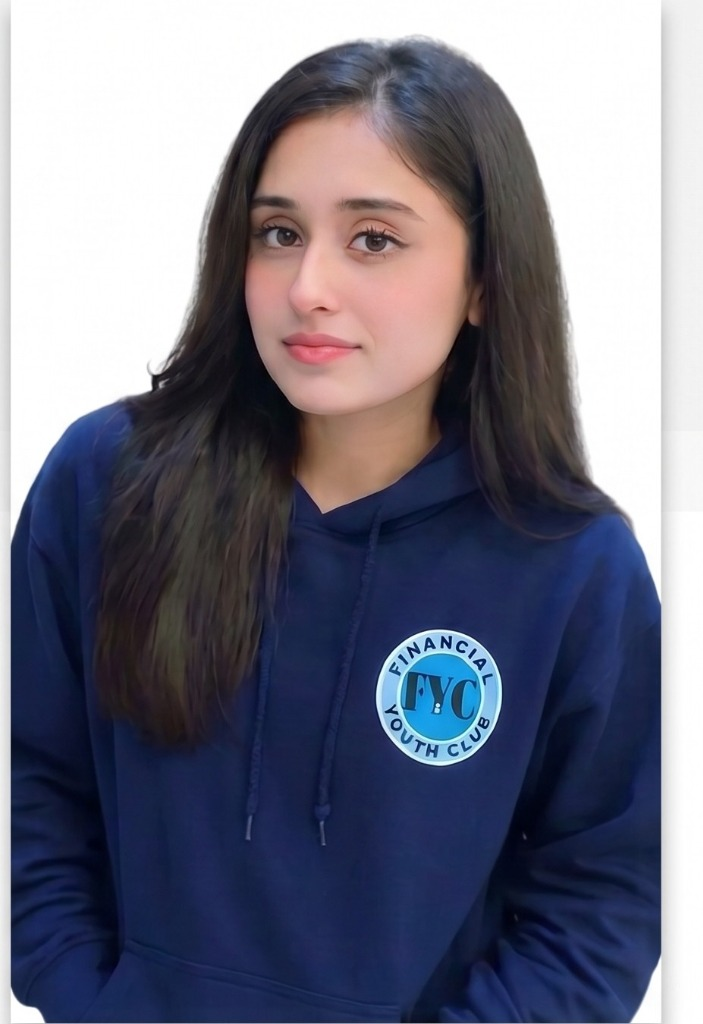
#> input picture frontend/public/images/founders/adan_shahzad.jpg, 703 x 1024 px, found by its file name
$ python make_cutout.py
#> lines starting #> are read from the running program, lines starting #| are printed output that depends on the picture; after the words box and inside, x2 and y2 are one past the last pixel; in counts of white or black regions, pixels touching at a corner belong together
from PIL import Image, ImageFilter, ImageOps
import numpy as np

img_path = r"c:\Users\malik  hassan\Desktop\FYC-WEB\frontend\public\images\founders\adan_shahzad.jpg"
output_path = r"c:\Users\malik  hassan\Desktop\FYC-WEB\frontend\public\images\founders\adan_shahzad_cutout.png"

img = Image.open(img_path).convert("RGBA")
arr = np.array(img, dtype=np.float32)

r, g, b = arr[:,:,0], arr[:,:,1], arr[:,:,2]
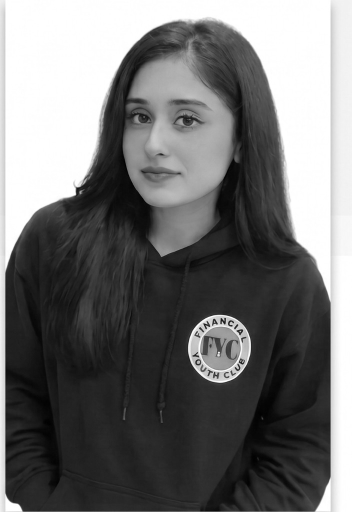
#> g: shape (1024, 703) float32 (shown at 1/2 size); min 0, max 255, mean 113.4
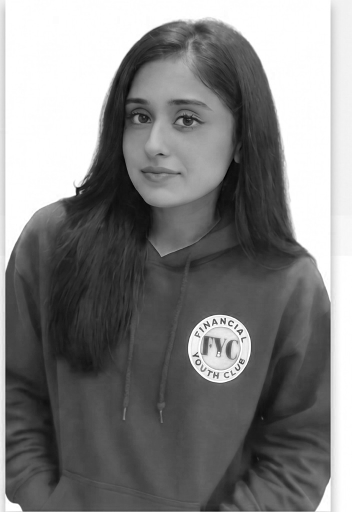
#> b: shape (1024, 703) float32 (shown at 1/2 size); min 0, max 255, mean 129.3

# Compute background likelihood: background in this studio portrait is light neutral gray/white (r,g,b > 180 and r,g,b within 25 of each other)
bg_mask = (r > 175) & (g > 175) & (b > 175) & (np.abs(r - g) < 30) & (np.abs(g - b) < 30)
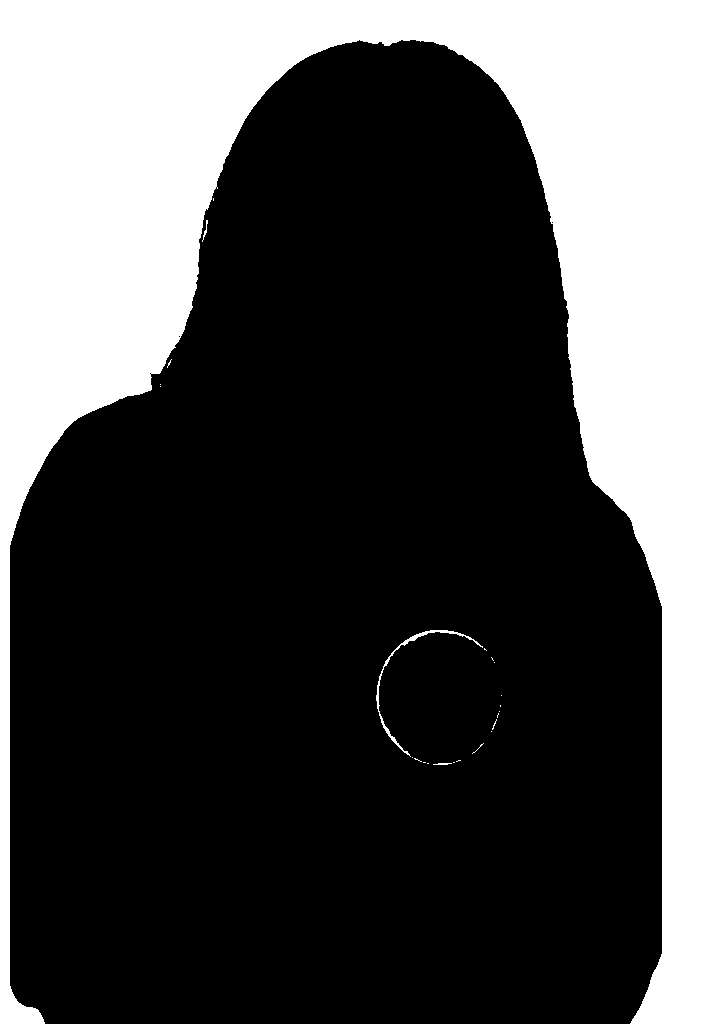
#> bg_mask: shape (1024, 703) bool; 29.7% white; 24 white regions (20 under 20 px), largest, box (x1, y1, x2, y2) and area: (0, 0, 703, 1024) 213209, (376, 630, 483, 757) 524, (202, 220, 208, 242) 35, (433, 763, 452, 765) 29

# Also upper left and upper right background regions
h, w, _ = arr.shape
y_coords, x_coords = np.ogrid[:h, :w]

# Soft transition alpha
alpha = np.ones((h, w), dtype=np.float32) * 255.0

# Where bg_mask is true, calculate smooth falloff
lightness = (r + g + b) / 3.0
bg_score = np.clip((lightness - 165.0) / 45.0, 0.0, 1.0)

# Protect subject skin tones (r > g > b, r > 160)
skin_mask = (r > 150) & (g > 100) & (b > 80) & (r > g) & (g > b)
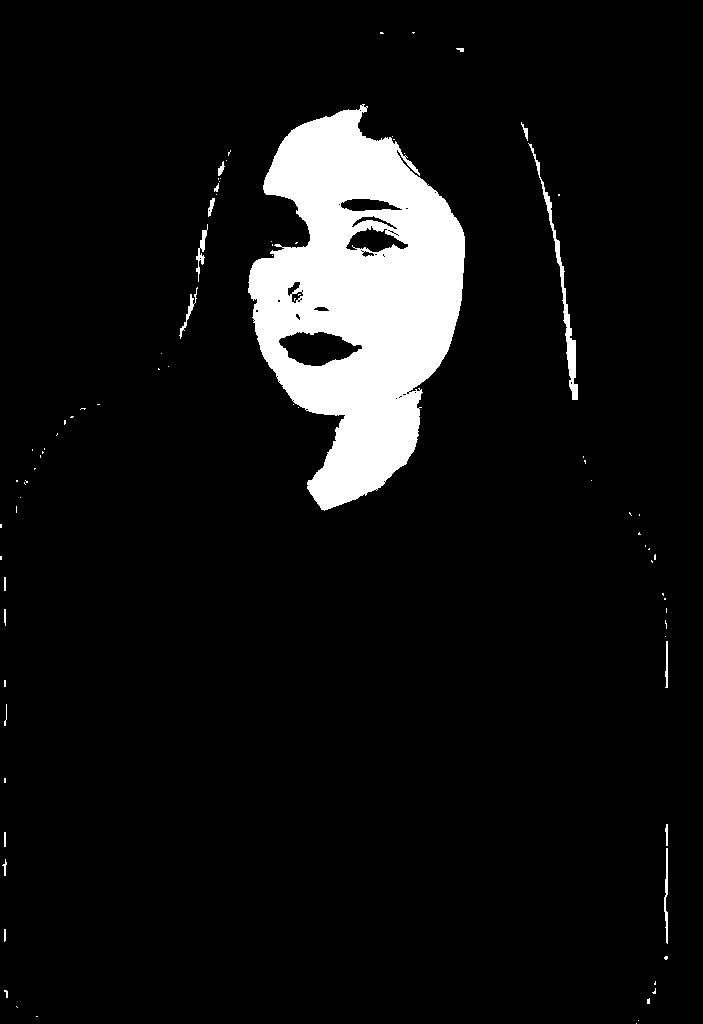
#> skin_mask: shape (1024, 703) bool; 7.5% white; 84 white regions (66 under 20 px), largest, box (x1, y1, x2, y2) and area: (248, 104, 465, 511) 51324, (528, 143, 578, 400) 1188, (664, 848, 668, 944) 216
subject_mask = (r < 150) | (g < 150) | (b < 150) | skin_mask
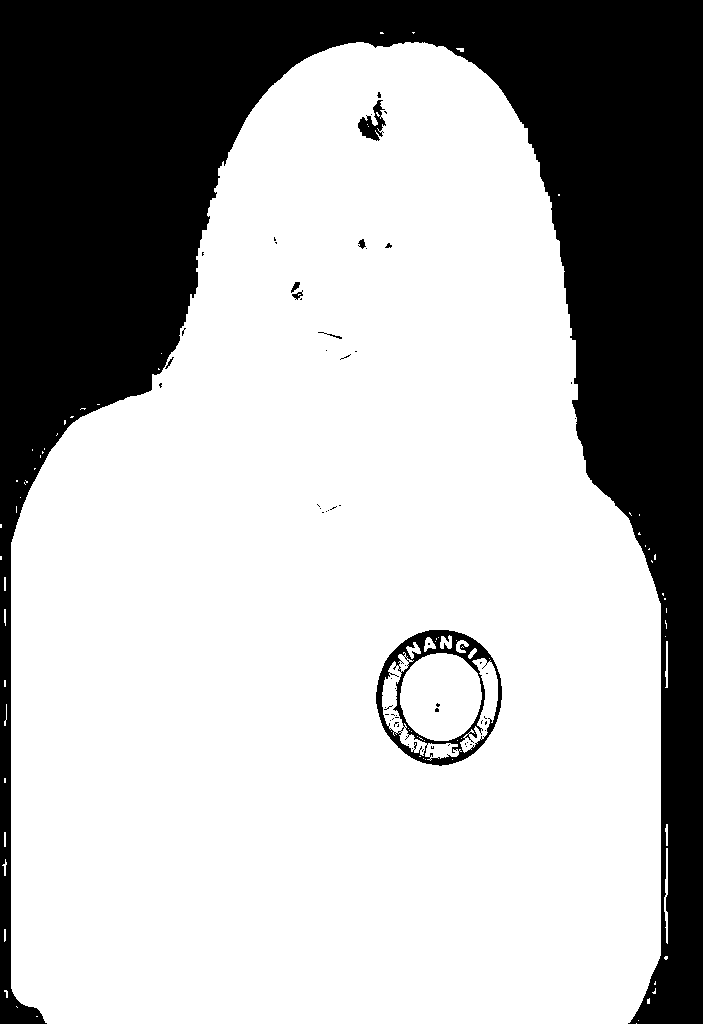
#> subject_mask: shape (1024, 703) bool; 69.7% white; 62 black regions (53 under 20 px), largest, box (x1, y1, x2, y2) and area: (0, 0, 703, 1024) 213005, (376, 630, 502, 766) 4083, (358, 100, 386, 141) 517

bg_score[subject_mask] = 0.0
#> bg_score: shape (1024, 703) float32; min 0, max 1, mean 0.299

alpha = (1.0 - bg_score) * 255.0

arr[:,:,3] = alpha
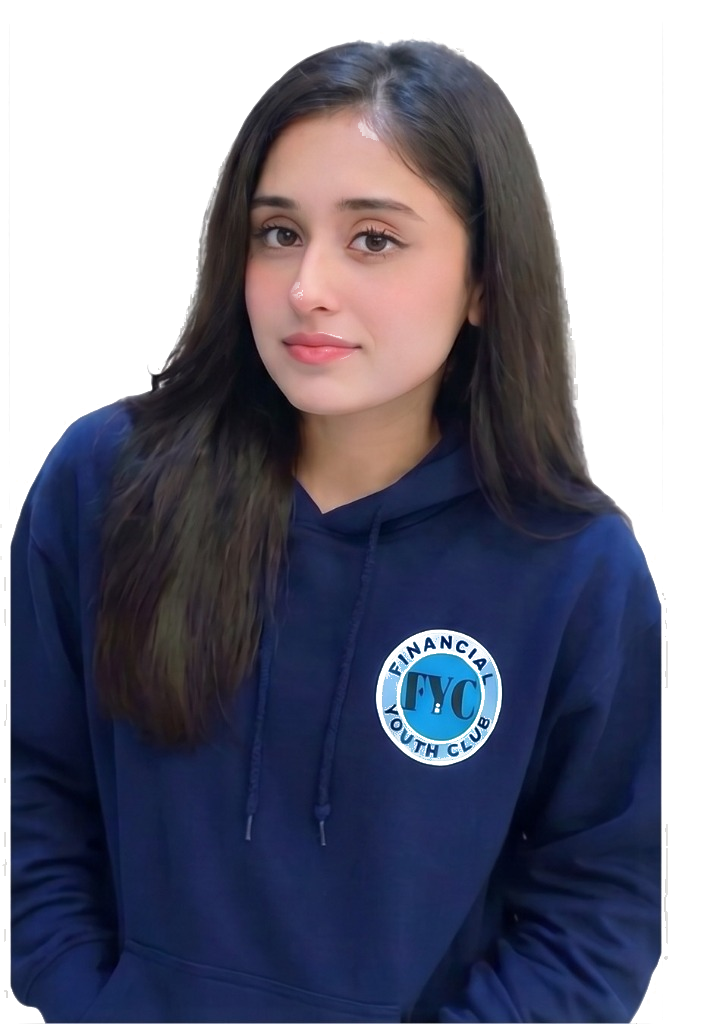
#> arr: shape (1024, 703, 4) float32; mean R, G, B, A 112.8, 113.5, 129.5, 179.5; transparent parts drawn white
result = Image.fromarray(arr.astype(np.uint8))

# Save PNG
result.save(output_path, "PNG")
print("SUCCESS: High quality cutout created at adan_shahzad_cutout.png")

$ run again, with frontend/public/images/founders/hooria_riasat.jpg copied over frontend/public/images/founders/adan_shahzad.jpg
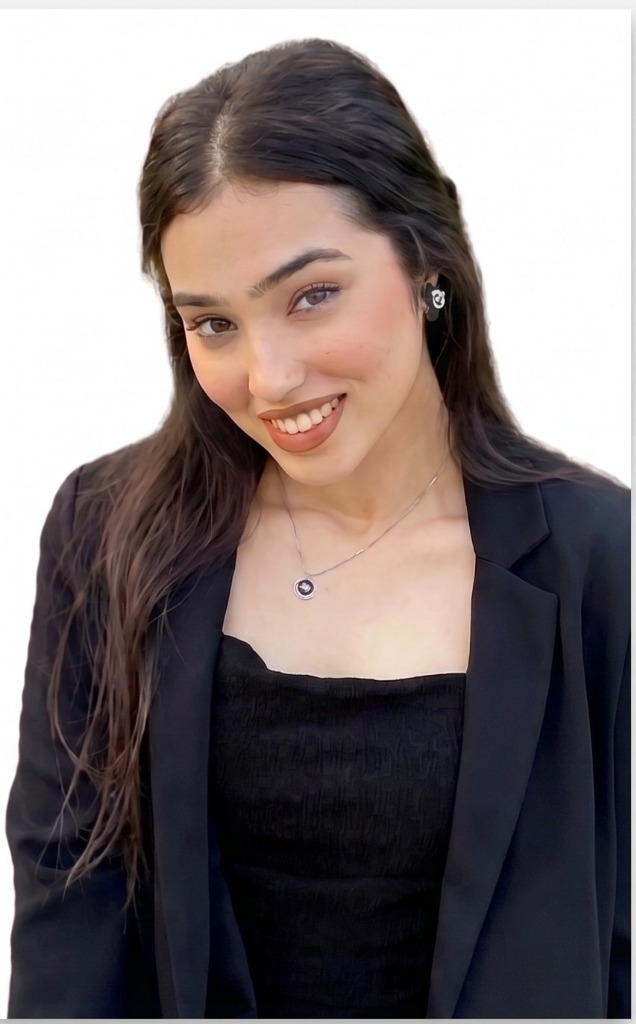
#> input picture frontend/public/images/founders/hooria_riasat.jpg, 636 x 1024 px, found by its file name
#> `bg_mask = (r > 175) & (g > 175) & (b > 175) & (np.abs(r - g) < 30) & (..`:
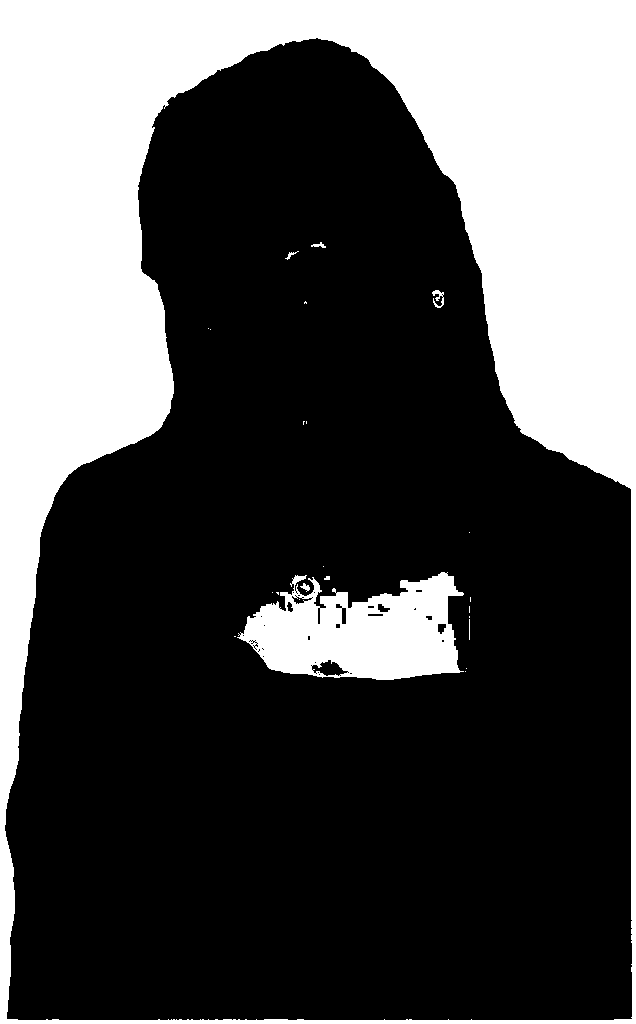
#> bg_mask: shape (1024, 636) bool; 31.3% white; 24 white regions (16 under 20 px), largest, box (x1, y1, x2, y2) and area: (0, 0, 636, 1024) 187251, (237, 572, 464, 680) 15961, (432, 290, 444, 308) 107
#> skin_mask: shape (1024, 636) bool; 16.5% white; 77 white regions (68 under 20 px), largest, box (x1, y1, x2, y2) and area: (162, 116, 475, 680) 100395, (112, 36, 480, 454) 4925, (480, 272, 576, 457) 1399
#> subject_mask: shape (1024, 636) bool; 71.8% white; 81 black regions (75 under 20 px), largest, box (x1, y1, x2, y2) and area: (0, 0, 636, 1024) 182764, (294, 578, 317, 598) 157, (432, 290, 445, 308) 119, (265, 663, 297, 674) 71, (300, 583, 311, 592) 52, (399, 676, 416, 679) 24
#> `bg_score[subject_mask] = 0.0`:
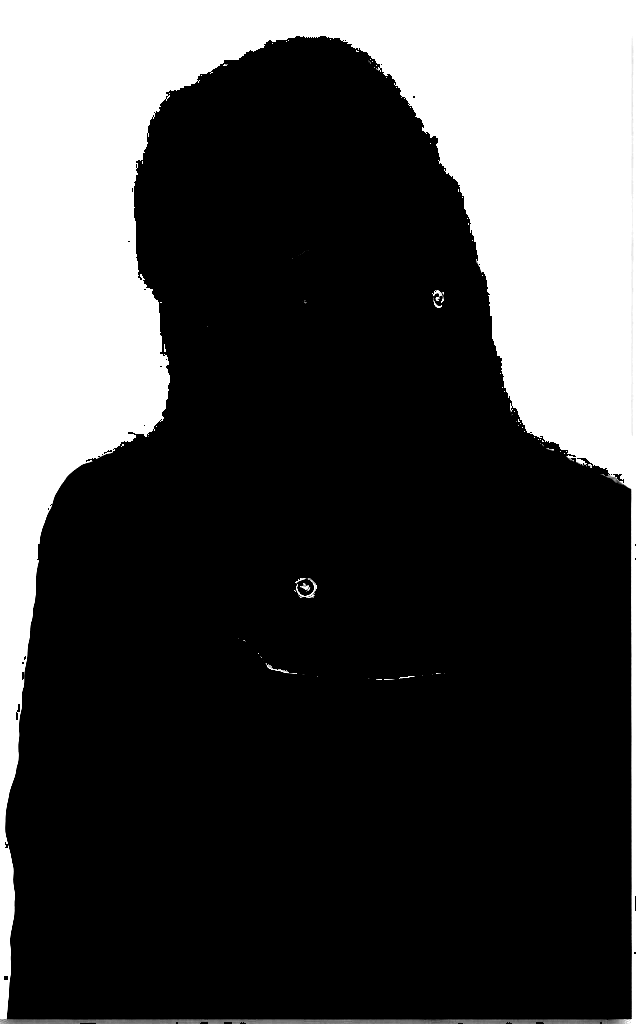
#> bg_score: shape (1024, 636) float32; min 0, max 1, mean 0.278
